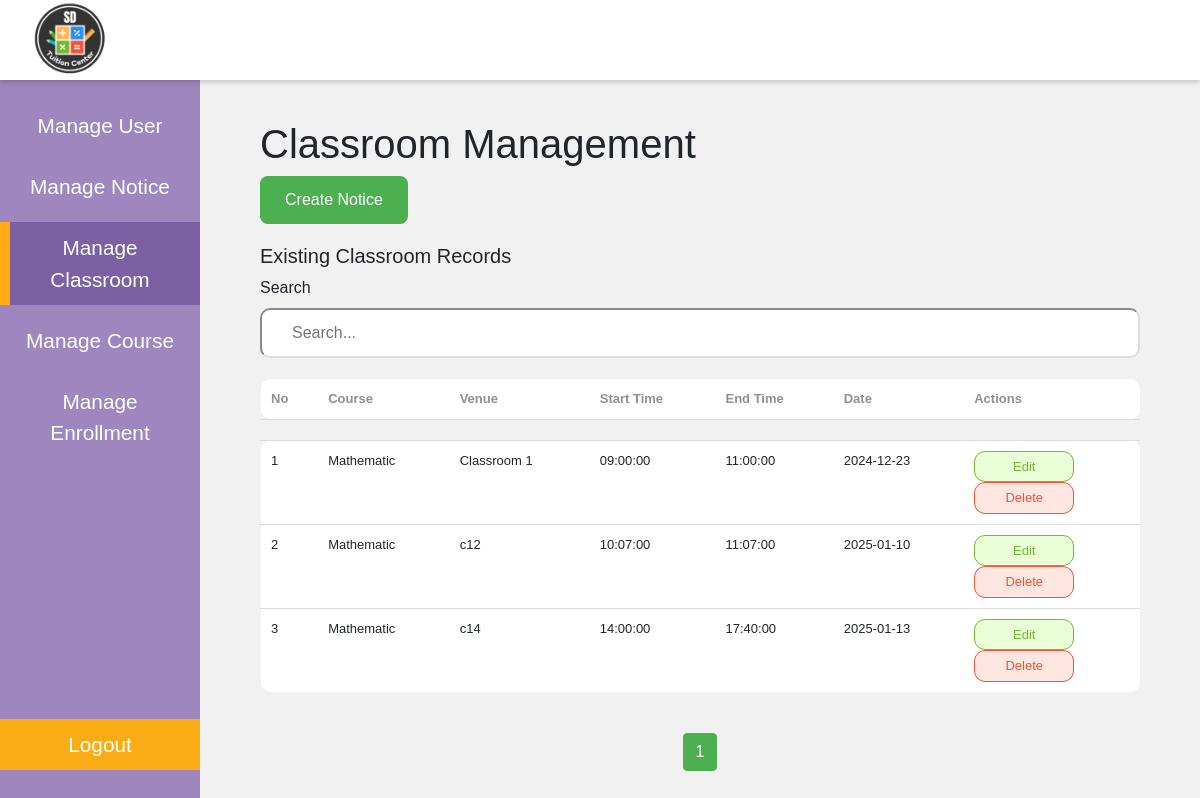
/edu/admin/classroom_management.php (signed in), run on the app's committed database.
### tables this page shows
CREATE TABLE `classroom` (
  `id` int(11) NOT NULL,
  `course_id` int(11) DEFAULT NULL,
  `venue` varchar(255) NOT NULL,
  `start_time` time NOT NULL,
  `end_time` time NOT NULL,
  `class_date` date NOT NULL,
  `created_at` datetime DEFAULT current_timestamp(),
  `updated_at` datetime DEFAULT NULL ON UPDATE current_timestamp()
);

CREATE TABLE `course` (
  `id` int(11) NOT NULL,
  `course_name` varchar(255) NOT NULL,
  `course_code` varchar(50) NOT NULL,
  `image` varchar(255) NOT NULL,
  `course_description` varchar(255) DEFAULT NULL,
  `course_fee` decimal(10,2) DEFAULT NULL,
  `teacher_id` int(11) DEFAULT NULL,
  `status` varchar(50) DEFAULT NULL CHECK (`status` in ('active','inactive')),
  `created_at` datetime DEFAULT current_timestamp(),
  `updated_at` datetime DEFAULT NULL ON UPDATE current_timestamp()
);

### edu/admin/classroom_management.php (the view, shortened to what this page needs)
<?php
require_once '../config/db_config.php';
$classroom_sql = "SELECT c.id, c.course_id, c.venue, c.start_time, c.end_time, c.class_date, cr.course_name
                  FROM classroom c
                  JOIN course cr ON c.course_id = cr.id";
$classroom_result = $conn->query($classroom_sql);
$classroom_records = [];
while ($row = $classroom_result->fetch_assoc()) {
    $classroom_records[] = $row;
}
?>
<?php
include '../common/admin_sidebar.php';
?>
<body>
<div class="AdminContents" id="AdminContents">
    <div class="ContentsCon">
        <h1>Classroom Management</h1>
        <button class="AdminFormBtn" onclick="toggleCreateForm()">
            Create Notice
        </button>
        <h3>Existing Classroom Records</h3>
        <label>Search</label>
        <input type="text" id="searchInputClassroom" class="AdminSearch" placeholder="Search..." />
        <div class="AdminTablePhone">
    <table id="classroomTable"class="datatable table table-striped" border="1">
            <thead>
                <tr>
                    <th>No</th>
                    <th>Course</th>
                    <th>Venue</th>
                    <th>Start Time</th>
                    <th>End Time</th>
                    <th>Date</th>
                    <th>Actions</th>
                </tr>
            </thead>
        <thead>
        <tr style="background-color: #f1f1f1 !important; border-bottom-color:#f1f1f1 !important;">
            <td colspan="100"></td>
        </tr>
        </thead>
            <tbody>
                <?php
                $counter = 1;
                foreach ($classroom_records as $record): ?>
                    <tr id="record-<?php echo $record['id']; ?>">
                        <td><?php echo $counter++; ?></td>
                        <td id="title-<?php echo $record['id']; ?>" data-course-id="<?php echo $record['course_id']; ?>">
                            <?php echo $record['course_name']; ?>
                        </td>
                        <td id="venue-<?php echo $record['id']; ?>"><?php echo $record['venue']; ?></td>
                        <td id="start_time-<?php echo $record['id']; ?>"><?php echo $record['start_time']; ?></td>
                        <td id="end_time-<?php echo $record['id']; ?>"><?php echo $record['end_time']; ?></td>
                        <td id="message-<?php echo $record['id']; ?>"><?php echo $record['class_date']; ?></td>
                        <td>
                            <button onclick="editClassroom(<?php echo $record['id']; ?>); document.getElementById('editModal').scrollIntoView({ behavior: 'smooth' });">Edit</button>
                            <button onclick="deleteClassroom(<?php echo $record['id']; ?>)">Delete</button>
                        </td>
                    </tr>
                <?php endforeach; ?>
            </tbody>
        </table>
        </div>
        <div id="paginationClassroom" class="AdminTableBolowBtn"></div>
    </div>
</div>
</body>
</html>

### edu/css/AdminHeader.css (style rules this page uses)
* { margin: 0; padding: 0; box-sizing: border-box; font-family: Helvetica, sans-serif; }
body { display: flex; height: 100vh; background: #f1f1f1; }
.AdminContents { margin-left: 25vh; margin-top: 50px !important; padding: 10px 50px; flex: 1; transition: margin-left 0.5s ease; }
.ContentsCon { width: 100%; height: auto; padding: 10px; }

### edu/css/admin_styles.css (style rules this page uses)
.ContentsCon { margin-top: 50px !important; }
.ContentsCon h3 { font-size: 20px; }
.AdminFormBtn { padding: 12px 25px !important; border: none !important; border-radius: 8px !important; color: white !important; background-color: #4caf50 !important; font-size: 16px !important; cursor: pointer !important; transition: all 0.3s ease !important; margin-bottom: 20px; }
.AdminSearch { padding-left: 30px !important; background: url('https://cdn-icons-png.flaticon.com/512/622/622669.png') no-repeat 8px center !important; background-size: 16px 16px !important; outline: none !important; border-radius: 10px !important; height: 50px !important; background-color: #fff !important; border-color: #ddd !important; width: 100% !important; margin-bottom: 20px !important; }
.AdminTablePhone { width: 100%; overflow-x: auto; margin-bottom: 20px; }
table.datatable { width: 100% !important; border-collapse: collapse !important; margin-bottom: 20px !important; font-size: 13px; }
table.datatable th, table.datatable td { padding: 10px !important; border: 1px solid transparent !important; border-bottom: 1px solid #ddd !important; text-align: left !important; }
table.datatable thead tr { padding: 20px !important; background-color: #fff !important; border-radius: 20px !important; color: #909090 !important; }
.datatable th:first-child { border-radius: 10px 0 0 10px !important; }
.datatable th:last-child { border-radius: 0 10px 10px 0 !important; width: 20% !important; }
table.datatable tbody tr { background-color: #fff !important; }
.datatable tbody tr:first-child td:first-child { border-radius:10px 0 0 0 !important; }
.datatable tbody tr:first-child td:last-child { border-radius: 0 10px 0 0 !important; }
.datatable tbody tr:last-child td:first-child { border-radius: 0 0 0 10px !important; }
.datatable tbody tr:last-child td:last-child { border-radius: 0 0 10px 0 !important; }
.datatable tbody tr:last-child td { border-bottom-color: transparent !important; }
table.datatable button { padding: 5px 10px !important; border-radius: 11px !important; width: 100px !important; border: 1px solid !important ; }
table.datatable button:nth-child(1) { background-color: #EAFFD8 !important; color: #71BA30 !important; }
table.datatable button:nth-child(2) { background-color: #FFE6E1 !important; color: #F35437 !important; }
.AdminTableBolowBtn { text-align: center; }

### edu/css/StudentHeader.css (style rules this page uses)
* { margin: 0; padding: 0; box-sizing: border-box; font-family: Helvetica, sans-serif; }
body { display: flex; height: 100vh; background: #f1f1f1; }
.ContentsCon { margin-top: 50px; width: 100%; height: auto; padding: 10px; }

### data on the page
classroom: course.course_name "Mathematic", venue "Classroom 1", start_time "09:00:00", end_time "11:00:00", class_date "2024-12-23"
classroom: course.course_name "Mathematic", venue "c12", start_time "10:07:00", end_time "11:07:00", class_date "2025-01-10"
classroom: course.course_name "Mathematic", venue "c14", start_time "14:00:00", end_time "17:40:00", class_date "2025-01-13"
